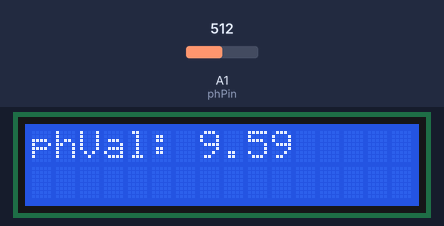
Simulated run of this sketch. Board: Arduino Uno, built with avr-gcc and run on an emulated ATmega328P. Shown: 16×2 character LCD. The inputs (shaded band) are chosen by the test bench; at power-on: A1 (phPin) = 512. What the sketch prints to the serial monitor is not drawn.

Above: at 6.0 s.
6.1 s: A1 (phPin) set to 716
At 7.3 s:
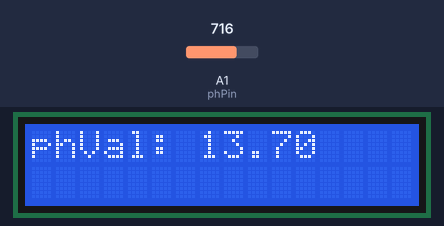
7.7 s: A1 (phPin) set to 900
At 8.9 s:
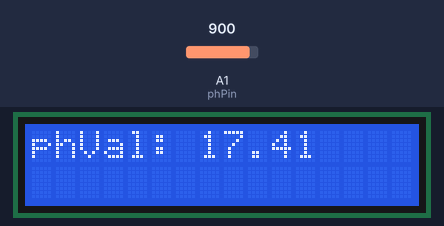
9.2 s: A1 (phPin) set to 1023
At 9.6 s:
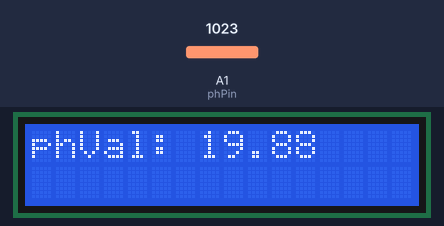
Timing chart, 0 to 12.2 s (numbered marks = the images above; inputs shaded):
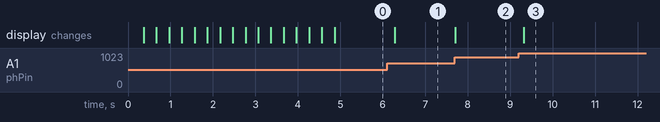

Measured:
- after the input at 6.1 s, the display: changes after 0.19 s (image 1)
- after the input at 7.7 s, the display: changes at once (image 2)
- after the input at 9.2 s, the display: changes after 0.12 s (image 3)

The sketch:

LCD_phDisplay.ino
```cpp
#include <LiquidCrystal.h>
#include <FlexiTimer2.h>


const int phPin = A1;
LiquidCrystal lcd(12, 11, 5, 4, 3, 2); //initialize two digital pins(12,11), and the pwm's (5,4,3,& 2)
float phVal = 0;
//int hour=8, minute=32, second;

void setup() {
  // put your setup code here, to run once:
  lcd.begin(16,2);
  startingAnimation();
//  FlexiTimer2::set(1000,timerInt);
//  FlexiTimer2::start();
  Serial.begin(9600);
  Serial.println("Uno is ready!");
}

void loop() {
  // put your main code here, to run repeatedly:
  float phRead = analogRead(phPin);
  phVal = remap(phRead, 170.0f, 443.0f, 2.7f, 8.2f);
//   if (second >= 60){
//    second =0;
//    minute++;
//    if (minute >= 60) {
//      minute =0;
//      hour++;
//      if (hour >= 24){
//        hour = 0;
//      }
//    }
//  }
  lcdDisplay();
  delay(200);
}

//void timerInt() {
//  second++;
//}

float remap(float s, float a1, float a2, float b1, float b2)
{
    return b1 + (s-a1)*(b2-b1)/(a2-a1);
}

void lcdDisplay() {
  lcd.setCursor(0,0);
  lcd.print("phVal: ");
  lcd.print(phVal);
}

void startingAnimation() {
  for (int i = 0; i < 16; i++) {
    lcd.scrollDisplayRight();
  }
  lcd.print("starting...");
  for (int i = 0; i < 16; i++){
    lcd.scrollDisplayLeft();
    delay(300);
  }
  lcd.clear();
}
```
